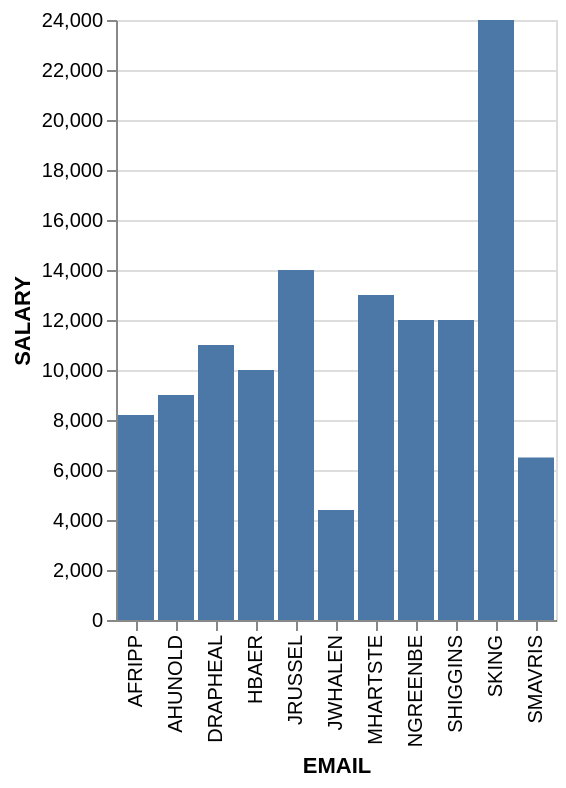

Write the Vega-Lite specification saved for this chart.
### Vega-Lite specification from a JSON file in a GitHub repository (floating-point values rounded to 4 significant figures)
{"data": {"values": [{"x_data": "AFRIPP", "y_data": 8200}, {"x_data": "AHUNOLD", "y_data": 9000}, {"x_data": "DRAPHEAL", "y_data": 11000}, {"x_data": "HBAER", "y_data": 10000}, {"x_data": "JRUSSEL", "y_data": 14000}, {"x_data": "JWHALEN", "y_data": 4400}, {"x_data": "MHARTSTE", "y_data": 13000}, {"x_data": "NGREENBE", "y_data": 12000}, {"x_data": "SHIGGINS", "y_data": 12000}, {"x_data": "SKING", "y_data": 24000}, {"x_data": "SMAVRIS", "y_data": 6500}]}, "mark": "bar", "encoding": {"x": {"field": "x_data", "type": "nominal", "title": "EMAIL", "sort": "ascending"}, "y": {"field": "y_data", "type": "quantitative", "title": "SALARY"}}}
